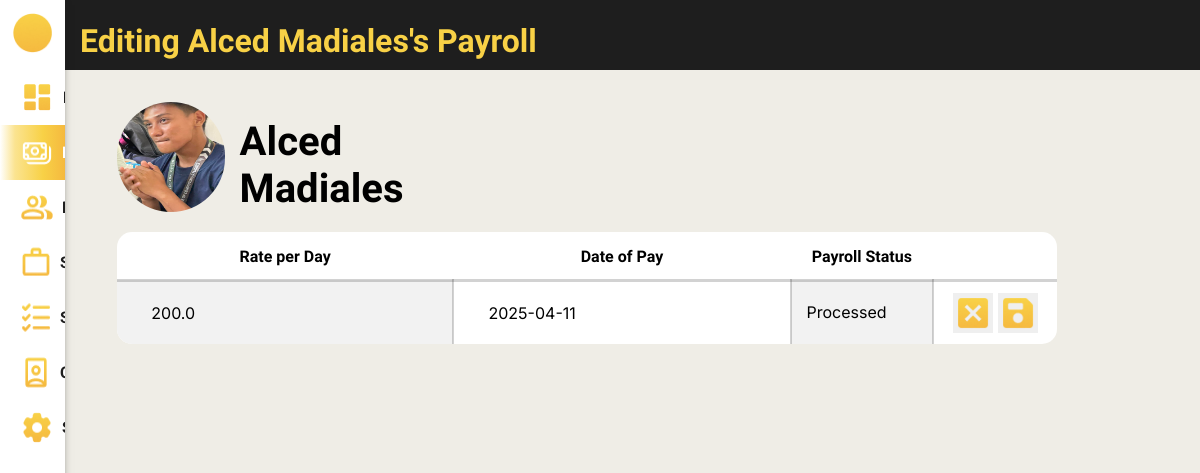
The page /payroll_system/payroll_edit/7/ (signed in) on the database its author committed.
### payroll_system/models.py (models this page shows, shortened)
class Employee(models.Model):
    class Gender(models.TextChoices):
        MALE = 'Male', _('Male')
        FEMALE = 'Female', _('Female')
        OTHERS = 'Others', _('Others')
    class HighestEducation(models.TextChoices):
        GRADESCHOOL = 'Grade School', _('Grade School')
        HIGHSCHOOL = 'High School', _('High School')
        BACHELORS_DEGREE = 'Bachelor\'s Degree', _('Bachelor\'s Degree')
        VOCATIONAL_EDUCATION = 'Vocational Education', _('Vocational Education')
        MASTERS_DEGREE = 'Master\'s Degree', _('Master\'s Degree')
    class EmployeeStatus(models.TextChoices):
        FULLTIME = 'Full Time', _('Full Time')
        PARTTIME = 'Part Time', _('Part Time')
    class ActiveStatus(models.TextChoices):
        ACTIVE = 'Active', _('Active')
        INACTIVE = 'Inactive', _('Inactive')
    employee_id = models.AutoField(primary_key=True)
    first_name = models.CharField(max_length=100, null=False)
    middle_name = models.CharField(max_length=100, null=True, blank=True)
    last_name = models.CharField(max_length=100, null=False)
    gender = models.CharField(max_length=6, choices=Gender.choices, null=False)
    date_of_birth = models.DateField(null=True)
    contact_number = models.CharField(max_length=15, null=True)
    emergency_contact = models.CharField(max_length=15, null=True)
    region = models.CharField(max_length=255, null=False, default='')
    province = models.CharField(max_length=255, null=False, default='')
    municipality = models.CharField(max_length=255, null=False, default='')
    barangay = models.CharField(max_length=255, null=False, default='')
    highest_education = models.CharField(max_length=20, choices=HighestEducation.choices, null=True)
    work_experience = models.CharField(max_length=2083, null=True, blank=True)
    date_of_employment = models.DateField(default=timezone.now)
    days_worked = models.IntegerField(default=0, null=False)
    employee_status = models.CharField(max_length=9, choices=EmployeeStatus.choices, null=True)
    active_status = models.CharField(max_length=8, choices=ActiveStatus.choices, default=ActiveStatus.ACTIVE)
    absences = models.IntegerField(default=0, null=False)
    employee_image = models.ImageField(null=True, blank=True, upload_to='images/')

class Payroll(models.Model):
    class PayrollStatus(models.TextChoices):
        PENDING = 'PENDING', _('Pending')
        PROCESSED = 'PROCESSED', _('Processed')
    payroll_id = models.AutoField(primary_key=True)
    rate = models.FloatField(default=0, null=False)
    incentives = models.FloatField(default=0, null=False)
    payroll_status = models.CharField(max_length=9, choices=PayrollStatus.choices, default=PayrollStatus.PENDING, null=True, blank=True)
    deductions = models.FloatField(default=0, null=False)
    salary = models.FloatField(default=0, null=False)
    cash_advance = models.FloatField(default=0, null=False)
    under_time = models.FloatField(default=0, null=False)
    payment_date = models.DateField(null=False)
    employee_id_fk = models.ForeignKey(Employee, on_delete=models.CASCADE, related_name='payrolls')
    attendance_id_fk = models.ForeignKey(Attendance, null=True, blank=True, on_delete=models.CASCADE)

### payroll_system/views.py (the view)
# urls.py: path('payroll_edit/<int:employee_id>/', views.payroll_edit , name='payroll_edit'),
@login_required
def payroll_edit(request, employee_id):
    employee = Employee.objects.get(employee_id=employee_id)
    today = timezone.now().date()
    try:
        payroll = Payroll.objects.get(
            employee_id_fk=employee,
            payment_date__gte=today
        )
    except Payroll.DoesNotExist:
        payroll = Payroll(employee_id_fk=employee)
        payroll.payment_date = today + timezone.timedelta(days=7)
        try:
            prev_payroll = Payroll.objects.filter(
                employee_id_fk=employee
            ).latest('payment_date')
            payroll.rate = prev_payroll.rate
            payroll.incentives = prev_payroll.incentives
            payroll.payroll_status = prev_payroll.payroll_status
        except Payroll.DoesNotExist:
            pass
    if request.method == 'POST':
        form = PayrollForm(request.POST, instance=payroll)
        if form.is_valid():
            form.save()
            History.objects.create(description=f"Payroll for {employee.first_name} {employee.last_name} ({employee.employee_id}) was updated.")
            return redirect('payroll_system:payroll_individual', employee_id=employee_id)
    else:
        form = PayrollForm(instance=payroll)
    latest_payroll = employee.payrolls.order_by('-payment_date').first()
    context = {
        'form': form,
        'employee': employee,
        'latest_payroll': latest_payroll
    }
    return render(request, 'payroll_system/payroll_edit.html', context)

### payroll_system/forms.py (shortened to what this page needs)
class PayrollForm(ModelForm):
    class Meta:
        model = Payroll
        fields = ('rate', 'payment_date', 'payroll_status')
        widgets = {
            'rate': forms.NumberInput(),
            'payment_date': forms.DateInput(),
            'payroll_status': forms.Select()
        }

### payroll_system/templates/payroll_system/payroll_edit.html (shortened to what this page needs)
{% load static %}
<!DOCTYPE html>
<html lang="en">
<head>
    <link rel="stylesheet" href="{% static 'css/template.css' %}">
    <link rel="stylesheet" href="{% static 'css/payroll_edit.css' %}">
</head>
<body>
    <div class="body">
        <nav>
            <div class="logo">
                <div class="logo-group">
                    <div class="logo-picture">
                        <img src="{% static 'images/logo_icon.png' %}" alt="">
                    </div>
                </div>
            </div>
            <div class="menu">
                <ul>
                    <li class="menu-object">
                        <a href="{% url 'payroll_system:dashboard' %}">
                            <img src="{% static 'images/dashboard_icon.png' %}" alt="">
                            <div class="link">DASHBOARD</div>
                        </a>
                    </li>
                    <li class="menu-object" id="focused">
                        <a href="{% url 'payroll_system:payrolls' %}">
                            <img src="{% static 'images/payroll_icon_focused.png' %}" alt="">
                            <div class="link">PAYROLL</div>
                        </a>
                    </li>
                    <li class="menu-object">
                        <a href="{% url 'payroll_system:employees' %}">
                            <img src="{% static 'images/employee_icon.png' %}" alt="">
                            <div class="link">EMPLOYEES</div>
                        </a>
                    </li>
                    <li class="menu-object">
                        <a href="{% url 'payroll_system:services' %}">
                            <img src="{% static 'images/services_icon.png' %}" alt="">
                            <div class="link">SERVICES</div>
                        </a>
                    </li>
                    <li class="menu-object">
                        <a href="">
                            <img src="{% static 'images/status_icon.png' %}" alt="">
                            <div class="link">STATUS</div>
                        </a>
                    </li>
                    <li class="menu-object">
                        <a href="">
                            <img src="{% static 'images/customers_icon.png' %}" alt="">
                            <div class="link">CUSTOMERS</div>
                        </a>
                    </li>
                    <li class="menu-object">
                        <a href="{% url 'payroll_system:settings' %}">
                            <img src="{% static 'images/settings_icon.png' %}" alt="">
                            <div class="link">SETTINGS</div>
                        </a>
                    </li>
                </ul>
            </div>
        </nav>
        <header>
            <h1>Editing {{ employee.first_name }} {{ employee.last_name }}'s Payroll</h1>
        </header>
        <div class="system_content">
            <div class="container">
                <div class="profile-picture">
                    <img src="{{ employee.employee_image.url }}" alt="">
                    <div class="employee_name">
                        <h1>
                            {{ employee.first_name }} {{ employee.last_name }}
                        </h1>
                    </div>
                </div>
                <div class="edit_container">
                    <table>
                        <tr>
                            <th>Rate per Day</th>
                            <th>Date of Pay</th>
                            <th>Payroll Status</th>
                            <th></th>
                        </tr>
                        <tr>
                            <form class="edit_field" method="POST">
                                <td>{{ form.rate }}</td>
                                <td>{{ form.payment_date }}</td>
                                <td>{{ form.payroll_status }}</td>
                                <td>
                                    <a href=""><input type="button" value=""></a>
                                    <input type="submit" value="">
                                </td>
                            </form>
                        </tr>
                    </table>
                </div>
            </div>
        </div>
    </div>
</body>
</html>

### static/css/template.css (style rules this page uses)
html, body { margin: 0; height: 100%; width: 100%; background-color: #EFEDE6; }
.body { height: 100%; width: 100%; display: grid; grid-template-areas: 'nav head head' 'nav main main' 'nav main main'; grid-template-columns: 13% auto 50%; grid-template-rows: 70px auto auto; background-color: #EFEDE6; }
nav { height: 100%; width: 13%; position: fixed; top: 0; left: 0; grid-area: nav; z-index: 10; background-color: white; box-shadow: -5px 5px 10px #1e1e1e; }
nav .logo { height: 70px; display: flex; justify-content: center; align-items: center; }
nav .logo .logo-group { display: flex; overflow: hidden; }
nav .logo .logo-group .logo-picture img { height: 40px; width: auto; object-fit: cover; }
nav .menu { height: fit-content; }
nav .menu ul { list-style-type: none; margin: 0; padding: 0; }
nav .menu ul .menu-object { margin: 0; padding: 10px 20px; overflow: hidden; }
nav .menu ul .menu-object a { text-decoration: none; display: flex; }
nav .menu ul .menu-object a .link { margin: 8px; text-decoration: none; text-align: left; color: #1e1e1e; font-family: 'Roboto'; font-size: 100%; font-weight: 700; }
#focused { background: linear-gradient(89.98deg, rgba(248, 209, 70, 0), rgba(248, 209, 70, 0.6) 23%, #f8d146 66%, #f5b93f); }
#focused .link { color: #fff; }
header { grid-area: head; z-index: 9; background-color: #1e1e1e; color: #f8d146; font-family: 'League Spartan'; display: flex; justify-content: start; align-items: end; }
header h1 { margin: 10px 15px; font-size: 2rem; }
.system_content { grid-area: main; z-index: 8; background: none; }
@media screen and (max-width: 1335px) { .body { height: 100%; width: 100%; display: grid; grid-template-areas: 'nav head head' 'nav main main' 'nav main main'; grid-template-columns: 65px auto auto; grid-template-rows: 70px auto auto; background-color: #EFEDE6; } }
@media screen and (max-width: 1335px) { nav { height: 100%; width: 65px; position: fixed; top: 0; left: 0; grid-area: nav; z-index: 10; background-color: white; } }

### static/css/payroll_edit.css (style rules this page uses)
.body { height: 100%; }
.container { padding: 12px; position: absolute; height: fit-content; width: 85%; display: flex; flex-direction: column; z-index: 8; }
.container .profile-picture { width: 40%; margin: 20px 40px; display: flex; align-items: end; }
.profile-picture img { width: 110px; height: 110px; border-radius: 55px; }
.profile-picture .employee_name { margin: 0 15px; }
.profile-picture .employee_name h1 { font-family: 'League Spartan'; font-size: 2.5rem; margin: 0; }
.container .edit_container { margin: 0 40px; display: flex; flex-direction: column; }
.container .edit_container table { width: 100%; background-color: #fff; text-align: center; border: none; border-radius: 15px; border-spacing: 0; border-collapse: collapse; overflow: hidden; }
table tr { border-bottom: 2px solid rgba(30, 30, 30, 0.20); }
table tr:first-child { border-bottom: 3px solid rgba(30, 30, 30, 0.20); }
table tr td:nth-child(odd) { background-color: #f2f2f2; }
table tr:last-child { border-bottom: none; }
table tr th { padding: 15px 0 12.5px; font-family: 'League Spartan'; font-size: 1rem; font-weight: 800; }
table tr td { text-align: center; font-size: 1rem; font-family: 'Inter'; border-right: 2px solid rgba(30, 30, 30, 0.20); }
table tr td:last-child { border-right: none; }
table tr td input[type=number], table tr td input[type=text] { height: 100%; width: 80%; background: none; padding: 20px 0; font-family: 'Inter'; font-size: 1rem; border: none; }
table tr td select { height: 100%; width: 80%; background: none; padding: 20px 0; font-family: 'Inter'; font-size: 1rem; border: none; -webkit-appearance: none; }
table tr td input[type=submit] { height: 40px; width: 40px; padding: 20px 0; background-image: url('../images/save_icon.png'); background-repeat: no-repeat; background-size: cover; border: none; }
table tr td input[type=button] { height: 40px; width: 40px; padding: 20px 0; background-image: url('../images/cancel_icon.png'); background-repeat: no-repeat; background-size: cover; border: none; }

### rows shown on the page
Employee: first_name "Alced", last_name "Madiales", employee_image (picture)
Payroll: rate "200.0", payment_date "2025-04-11", payroll_status "Processed"
